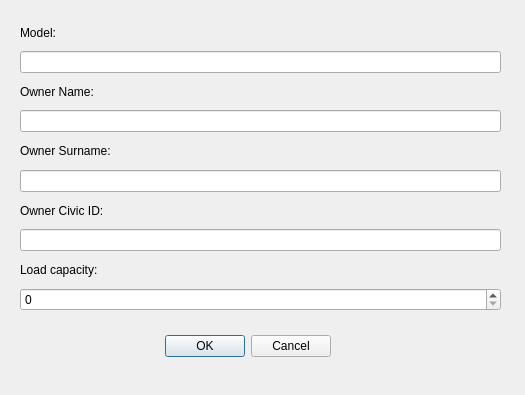
<?xml version="1.0" encoding="UTF-8"?>
<ui version="4.0">
 <class>editpvandialog</class>
 <widget class="QDialog" name="editpvandialog">
  <property name="geometry">
   <rect>
    <x>0</x>
    <y>0</y>
    <width>525</width>
    <height>395</height>
   </rect>
  </property>
  <property name="windowTitle">
   <string>Edit private van</string>
  </property>
  <widget class="QDialogButtonBox" name="buttonBox">
   <property name="geometry">
    <rect>
     <x>-10</x>
     <y>330</y>
     <width>341</width>
     <height>32</height>
    </rect>
   </property>
   <property name="orientation">
    <enum>Qt::Horizontal</enum>
   </property>
   <property name="standardButtons">
    <set>QDialogButtonBox::Cancel|QDialogButtonBox::Ok</set>
   </property>
  </widget>
  <widget class="QWidget" name="layoutWidget_3">
   <property name="geometry">
    <rect>
     <x>20</x>
     <y>20</y>
     <width>481</width>
     <height>291</height>
    </rect>
   </property>
   <layout class="QVBoxLayout" name="verticalLayout_11">
    <item>
     <widget class="QLabel" name="label_31">
      <property name="text">
       <string>Model:</string>
      </property>
     </widget>
    </item>
    <item>
     <widget class="QLineEdit" name="model_PV"/>
    </item>
    <item>
     <widget class="QLabel" name="label_33">
      <property name="text">
       <string>Owner Name:</string>
      </property>
     </widget>
    </item>
    <item>
     <widget class="QLineEdit" name="owname_PV"/>
    </item>
    <item>
     <widget class="QLabel" name="label_34">
      <property name="text">
       <string>Owner Surname:</string>
      </property>
     </widget>
    </item>
    <item>
     <widget class="QLineEdit" name="ownsur_PV"/>
    </item>
    <item>
     <widget class="QLabel" name="label_35">
      <property name="text">
       <string>Owner Civic ID:</string>
      </property>
     </widget>
    </item>
    <item>
     <widget class="QLineEdit" name="ownid_PV"/>
    </item>
    <item>
     <widget class="QLabel" name="label_36">
      <property name="text">
       <string>Load capacity:</string>
      </property>
     </widget>
    </item>
    <item>
     <widget class="QSpinBox" name="locap_PV">
      <property name="maximum">
       <number>99999</number>
      </property>
     </widget>
    </item>
   </layout>
  </widget>
 </widget>
 <resources/>
 <connections>
  <connection>
   <sender>buttonBox</sender>
   <signal>accepted()</signal>
   <receiver>editpvandialog</receiver>
   <slot>accept()</slot>
   <hints>
    <hint type="sourcelabel">
     <x>248</x>
     <y>254</y>
    </hint>
    <hint type="destinationlabel">
     <x>157</x>
     <y>274</y>
    </hint>
   </hints>
  </connection>
  <connection>
   <sender>buttonBox</sender>
   <signal>rejected()</signal>
   <receiver>editpvandialog</receiver>
   <slot>reject()</slot>
   <hints>
    <hint type="sourcelabel">
     <x>316</x>
     <y>260</y>
    </hint>
    <hint type="destinationlabel">
     <x>286</x>
     <y>274</y>
    </hint>
   </hints>
  </connection>
 </connections>
</ui>
